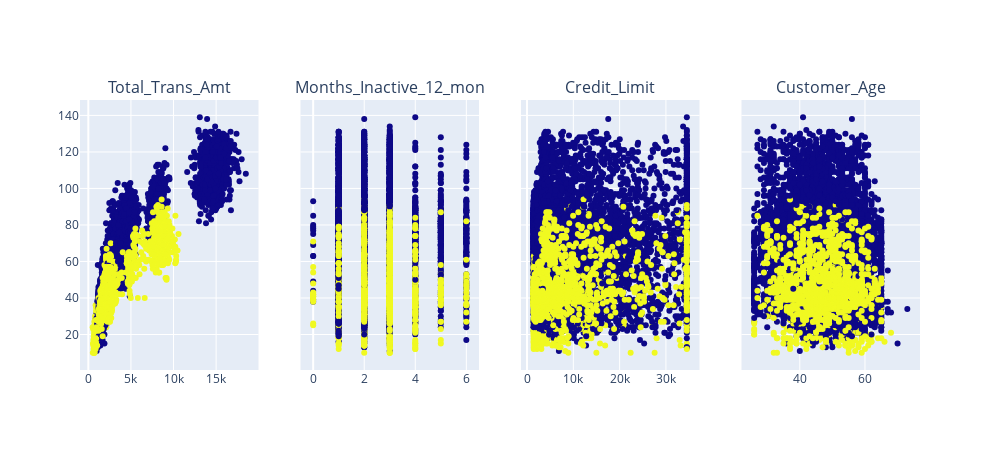

Here is the notebook cell this chart was saved with:
### Code cell
# the following is implemented based on go.Scatter
df_frequency_copy = df_frequency.copy()
df_frequency_copy["Attrition_Flag_number"] = df_frequency_copy["Attrition_Flag"].apply(
    lambda x: 1 if x == "Existing Customer" else 2)

four_columns = ["Total_Trans_Amt", "Months_Inactive_12_mon",
                "Credit_Limit", "Customer_Age"]

fig = make_subplots(rows=1,
                    cols=4,
                    start_cell="top-left",
                    shared_yaxes=True,
                    subplot_titles=four_columns  # subplot titles
                    )

for i, v in enumerate(four_columns):
    r = i // 4 + 1
    c = (i + 1) % 4

    if c == 0:
        fig.add_trace(go.Scatter(x=df_frequency_copy[v].tolist(),
                                 y=df_frequency_copy["Total_Trans_Ct"].tolist(
        ),
            mode='markers',
            marker=dict(color=df_frequency_copy.Attrition_Flag_number)),
            row=r, col=4)

    else:
        fig.add_trace(go.Scatter(x=df_frequency_copy[v].tolist(),
                                 y=df_frequency_copy["Total_Trans_Ct"].tolist(
        ),
            mode='markers',
            marker=dict(color=df_frequency_copy.Attrition_Flag_number)),

            row=r, col=c)

fig.update_layout(width=1000, height=450, showlegend=False)

fig.show()

### Figure 1 — Plotly figure (JSON) as saved in the notebook; plotly's stock layout.template omitted (floating-point values rounded to 4 significant figures; data arrays with more than 128 entries replaced by an {"elided": "..."} marker saying what was removed)
{"data": [{"marker": {"color": {"elided": "10127 int values"}}, "mode": "markers", "type": "scatter", "x": {"elided": "10127 int values"}, "xaxis": "x", "y": {"elided": "10127 int values"}, "yaxis": "y"}, {"marker": {"color": {"elided": "10127 int values"}}, "mode": "markers", "type": "scatter", "x": {"elided": "10127 int values"}, "xaxis": "x2", "y": {"elided": "10127 int values"}, "yaxis": "y2"}, {"marker": {"color": {"elided": "10127 int values"}}, "mode": "markers", "type": "scatter", "x": {"elided": "10127 float values"}, "xaxis": "x3", "y": {"elided": "10127 int values"}, "yaxis": "y3"}, {"marker": {"color": {"elided": "10127 int values"}}, "mode": "markers", "type": "scatter", "x": {"elided": "10127 int values"}, "xaxis": "x4", "y": {"elided": "10127 int values"}, "yaxis": "y4"}], "layout": {"annotations": [{"font": {"size": 16}, "showarrow": false, "text": "Total_Trans_Amt", "x": 0.1062, "xanchor": "center", "xref": "paper", "y": 1, "yanchor": "bottom", "yref": "paper"}, {"font": {"size": 16}, "showarrow": false, "text": "Months_Inactive_12_mon", "x": 0.3688, "xanchor": "center", "xref": "paper", "y": 1, "yanchor": "bottom", "yref": "paper"}, {"font": {"size": 16}, "showarrow": false, "text": "Credit_Limit", "x": 0.6313, "xanchor": "center", "xref": "paper", "y": 1, "yanchor": "bottom", "yref": "paper"}, {"font": {"size": 16}, "showarrow": false, "text": "Customer_Age", "x": 0.8938, "xanchor": "center", "xref": "paper", "y": 1, "yanchor": "bottom", "yref": "paper"}], "height": 450, "showlegend": false, "width": 1000, "xaxis": {"anchor": "y", "domain": [0, 0.2125]}, "xaxis2": {"anchor": "y2", "domain": [0.2625, 0.475]}, "xaxis3": {"anchor": "y3", "domain": [0.525, 0.7375]}, "xaxis4": {"anchor": "y4", "domain": [0.7875, 1]}, "yaxis": {"anchor": "x", "domain": [0, 1]}, "yaxis2": {"anchor": "x2", "domain": [0, 1], "matches": "y", "showticklabels": false}, "yaxis3": {"anchor": "x3", "domain": [0, 1], "matches": "y", "showticklabels": false}, "yaxis4": {"anchor": "x4", "domain": [0, 1], "matches": "y", "showticklabels": false}}}
